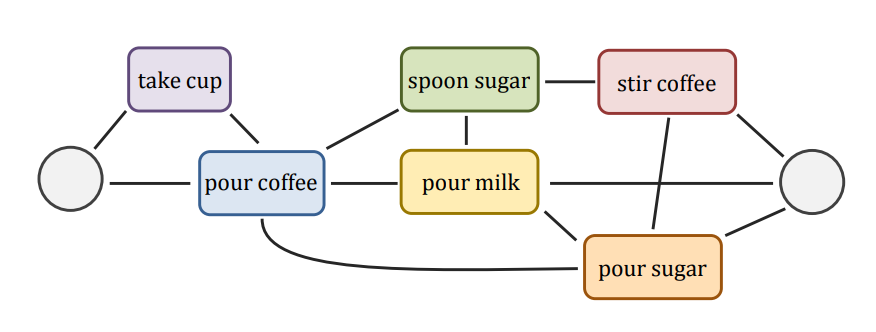
#> input picture data/assets/motivation.png, 876 x 332 px; its folder holds only this picture in this run
$ python -i image_utils.py   (imports and definitions only)
#> lines starting #> are read from the running program, lines starting #| are printed output that depends on the picture
#> further down, picture is the input picture: shape (332, 876, 3); mean B, G, R 237.4, 241.1, 243.2
# !/usr/bin/env python
# -*- coding: UTF-8 -*-

########################################################################
# GNU General Public License v3.0
# GNU GPLv3
# Copyright (c) 2019, Noureldien Hussein
#
# This program is free software: you can redistribute it and/or modify
# it under the terms of the GNU General Public License as published by
# the Free Software Foundation, either version 3 of the License, or
# (at your option) any later version.
#
# This program is distributed in the hope that it will be useful,
# but WITHOUT ANY WARRANTY; without even the implied warranty of
# MERCHANTABILITY or FITNESS FOR A PARTICULAR PURPOSE.  See the
# GNU General Public License for more details.
#
# You should have received a copy of the GNU General Public License
# along with this program.  If not, see <https://www.gnu.org/licenses/>.
########################################################################

import cv2
import numpy as np
import random
import math
import utils
from multiprocessing.dummy import Pool

# region frame resizing

def resize_frame(image, target_height=224, target_width=224):
    return __resize_frame(image, target_height, target_width)

def resize_keep_aspect_ratio_max_dim(image, max_dim=None):
    return __resize_keep_aspect_ratio_max_dim(image, max_dim)

def resize_keep_aspect_ratio_min_dim(image, min_dim=None):
    return __resize_keep_aspect_ratio_min_dim(image, min_dim)

def resize_crop(image, target_height=224, target_width=224):
    return __resize_crop(image, target_height, target_width)

def resize_crop_scaled(image, target_height=224, target_width=224):
    return __resize_crop_scaled(image, target_height, target_width)

def resize_keep_aspect_ratio_padded(image, target_height=224, target_width=224):
    return __resize_keep_aspect_ratio_padded(image, target_height, target_width)

# [78 lines left out: functions __resize_frame, __resize_keep_aspect_ratio_max_dim, __resize_keep_aspect_ratio_min_dim, __resize_crop, not called in this run]

def __resize_crop_scaled(image, target_height=224, target_width=224):
    # re-scale the image by ratio 3/4 so a landscape or portrait image becomes square
    # then resize_crop it

    # for example, if input image is (height*width) is 400*1000 it will be (400 * 1000 * 3/4) = 400 * 750

#> called with target_height = 224, target_width = 224
    if len(image.shape) == 2:
        image = np.tile(image[:, :, None], 3)
    elif len(image.shape) == 4:
        image = image[:, :, :, 0]

    height, width, _ = image.shape
#> height = 332; width = 876
    if width == height:
        resized_image = cv2.resize(image, (target_height, target_width))
    else:

        # first, rescale it, only if the rescale won't bring the scaled dimention to lower than target_dim (= 224)
        scale_factor = 3 / 4.0
        if height < width:
            new_width = int(width * scale_factor)
#> new_width = 657
            if new_width >= target_width:
                image = cv2.resize(image, (new_width, height))
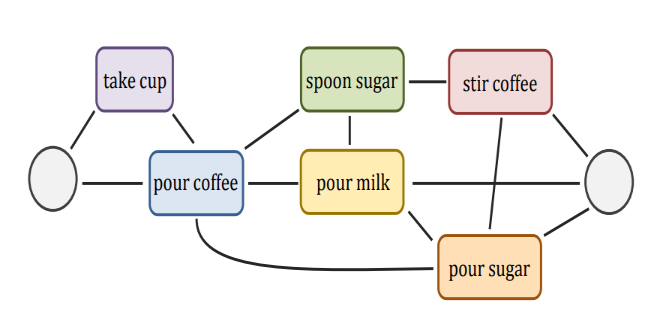
#> image: shape (332, 657, 3); mean of channels 0, 1, 2 237.4, 241.1, 243.2; drawn as B, G, R
        else:
            new_height = int(height * scale_factor)
            if new_height >= target_height:
                image = cv2.resize(image, (width, new_height))

        # now, resize and crop
        height, width, _ = image.shape
#> width = 657
        if height < width:
            resized_image = cv2.resize(image, (int(width * float(target_height) / height), target_width))
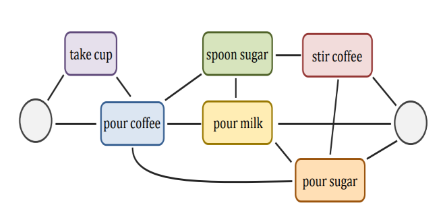
#> resized_image: shape (224, 443, 3); mean of channels 0, 1, 2 237.5, 241.2, 243.2; drawn as B, G, R
            cropping_length = int((resized_image.shape[1] - target_height) / 2)
#> cropping_length = 109
            resized_image = resized_image[:, cropping_length:resized_image.shape[1] - cropping_length]
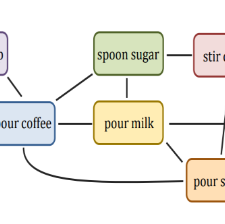
#> resized_image: shape (224, 225, 3); mean of channels 0, 1, 2 231.7, 238.5, 240.3; drawn as B, G, R

        else:
            resized_image = cv2.resize(image, (target_height, int(height * float(target_width) / width)))
            cropping_length = int((resized_image.shape[0] - target_width) / 2)
            resized_image = resized_image[cropping_length:resized_image.shape[0] - cropping_length, :]

        # this line is important, because sometimes the cropping there is a 1 pixel more
        height, width, _ = resized_image.shape
#> height = 224; width = 225
        if height > target_height or width > target_width:
            resized_image = cv2.resize(resized_image, (target_height, target_width))
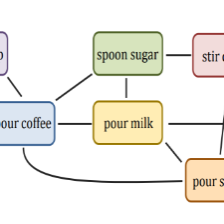
#> resized_image: shape (224, 224, 3); mean of channels 0, 1, 2 231.7, 238.5, 240.3; drawn as B, G, R

    return resized_image

# [48 lines left out: function __resize_keep_aspect_ratio_padded, not called in this run]

# endregion

# region Image Reader ResNet-152 Keras

class AsyncImageReaderResNet152Keras():
    # [34 lines left out: functions __init__, load_imgs_in_batch, get_images, not called in this run]

    def is_busy(self):
        return self.__is_busy

    def __thread_pool_callback(self, args):
        self.__is_busy = False

    # [24 lines left out: functions __preprocess_img_wrapper, __preprocess_img, not called in this run]

    def close(self):
        self.__pool.close()
        self.__pool.terminate()

# endregion

# region Image/Video Readers Breakfast

class AsyncImageReaderBreakfastForI3DKerasModel():
    # [33 lines left out: functions __init__, load_imgs_in_batch, get_images, not called in this run]

    def is_busy(self):
        return self.__is_busy

    def __thread_pool_callback(self, args):
        self.__is_busy = False

    # [21 lines left out: functions __preprocess_img_wrapper, __preprocess_img, not called in this run]

    def close(self):
        self.__pool.close()
        self.__pool.terminate()

# endregion

# region Image/Video Readers Epic-Kitchens

class AsyncImageProcessorEpicKitchens():
    # [18 lines left out: functions __init__, process_images, not called in this run]


    def is_busy(self):
        return self.__is_busy

    def __thread_pool_callback(self, args):
        self.__is_busy = False

    # [15 lines left out: functions __preprocess_img_wrapper, __preprocess_img, not called in this run]

    def close(self):
        self.__pool.close()
        self.__pool.terminate()

class AsyncImageReaderEpicKitchensForI3dKerasModel():
    # [33 lines left out: functions __init__, load_imgs_in_batch, get_images, not called in this run]

    def is_busy(self):
        return self.__is_busy

    def __thread_pool_callback(self, args):
        self.__is_busy = False

    # [21 lines left out: functions __preprocess_img_wrapper, __preprocess_img, not called in this run]

    def close(self):
        self.__pool.close()
        self.__pool.terminate()

# endregion

# region Image Readers Others

class AsyncImageReaderPlacesOld():
    # [22 lines left out: function __init__, not called in this run]

    def set_image_pathes(self, image_pathes):
        self.__image_pathes = image_pathes

    # [30 lines left out: functions load_imgs_in_batch, get_images, not called in this run]

    def is_busy(self):
        return self.__is_busy

    def __thread_pool_callback(self, args):
        self.__is_busy = False

    # [157 lines left out: functions __preprocess_img, __preprocess_img_training, __preprocess_img_testing, __get_random_flips, __zero_pad, __random_sized_crop_as_in_pytorch, not called in this run]

    def close(self):
        self.__pool.close()
        self.__pool.terminate()

class AsyncImageReaderPlaces():
    # [45 lines left out: functions __init__, load_imgs_in_batch, get_images, not called in this run]

    def is_busy(self):
        return self.__is_busy

    def __thread_pool_callback(self, args):
        self.__is_busy = False

    # [165 lines left out: functions __preprocess_img, __preprocess_img_training, __preprocess_img_testing_ten_crops, __preprocess_img_testing_one_crop, __random_sized_crop_as_in_pytorch, __get_random_flips, not called in this run]

    def close(self):
        self.__pool.close()
        self.__pool.terminate()

class AsyncImageReaderSimple():
    # [42 lines left out: functions __init__, load_imgs_in_batch, get_images, not called in this run]

    def is_busy(self):
        return self.__is_busy

    def __thread_pool_callback(self, args):
        self.__is_busy = False

    # [121 lines left out: functions __preprocess_img, __preprocess_img_training, __preprocess_img_testing, __preprocess_img_simple, __random_sized_crop_as_in_pytorch, __get_random_flips, not called in this run]

    def close(self):
        self.__pool.close()
        self.__pool.terminate()

# endregion

>>> import cv2
>>> picture = cv2.imread('../data/assets/motivation.png')
>>> result = resize_crop_scaled(picture)
